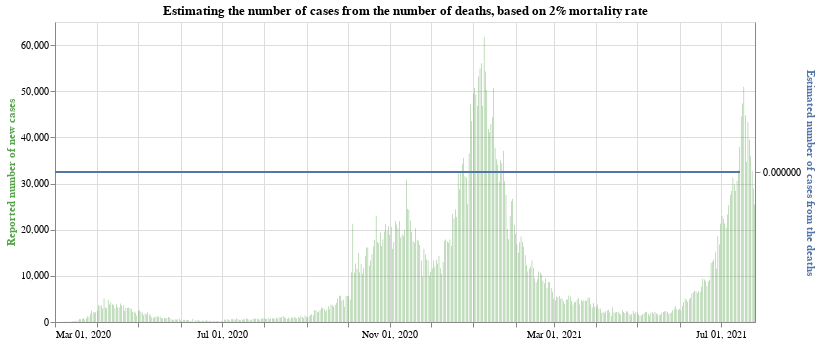

Here is the notebook cell this chart was saved with:
### Markdown cell above
In the above chart, the blue line (axis on the right hand side) indicates the number of deaths recorded lagged by 7 days. The green bars (with axis on the left hand side) are what the number of deaths would be if the mortality rate was 2% and if the number of positive cases exaclty reflects the true number of cases. Of course this is not the case (especially in the first half of 2020, before mass testing was available). However this rough estimate seems to line up pretty well from September onwards, so we will use this estimate.
Note that we have lagged the time series for the number of deaths by 7 days, so that we can visualise the interaction between the number of new cases and number of new deaths. This also allows us to see a prediction for the number of deaths that might occur based on the number of new cases that have been seen in the last week.

### Code cell
#collapse
base = alt.Chart(full_eng_deaths.query("date >= '2020-03-01'")).encode(x=alt.X("yearmonthdate(date):T", axis=alt.Axis(title=None))).properties(width=700, title='Estimating the number of cases from the number of deaths, based on 2% mortality rate')

bars = base.mark_bar(color='#57A44C').encode(
    y=alt.Y("newCases:Q", axis=alt.Axis(title='Reported number of new cases', titleColor='#57A44C')),
    tooltip="newCases:Q"
)

line = base.mark_line(stroke='#5276A7').encode(y=alt.Y("estimateCasesFromDeaths:Q", axis=alt.Axis(title='Estimated number of cases from the deaths', titleColor='#5276A7')))

alt.layer(bars, line).resolve_scale(y='independent')

### Figure 1 — Vega-Lite specification as saved in the notebook (floating-point values rounded to 4 significant figures; data arrays with more than 128 entries replaced by an {"elided": "..."} marker saying what was removed)
{"config": {"view": {"continuousWidth": 400, "continuousHeight": 300}}, "layer": [{"mark": {"type": "bar", "color": "#57A44C"}, "encoding": {"tooltip": {"type": "quantitative", "field": "newCases"}, "x": {"type": "temporal", "axis": {"title": null}, "field": "date", "timeUnit": "yearmonthdate"}, "y": {"type": "quantitative", "axis": {"title": "Reported number of new cases", "titleColor": "#57A44C"}, "field": "newCases"}}, "title": "Estimating the number of cases from the number of deaths, based on 2% mortality rate", "width": 700}, {"mark": {"type": "line", "stroke": "#5276A7"}, "encoding": {"x": {"type": "temporal", "axis": {"title": null}, "field": "date", "timeUnit": "yearmonthdate"}, "y": {"type": "quantitative", "axis": {"title": "Estimated number of cases from the deaths", "titleColor": "#5276A7"}, "field": "estimateCasesFromDeaths"}}, "title": "Estimating the number of cases from the number of deaths, based on 2% mortality rate", "width": 700}], "data": {"name": "data-5f7c6f13f4a0159f0ea4ced896db0ec1"}, "resolve": {"scale": {"y": "independent"}}, "$schema": "https://vega.github.io/schema/vega-lite/v4.8.1.json", "datasets": {"data-5f7c6f13f4a0159f0ea4ced896db0ec1": {"elided": "512 records"}}}
